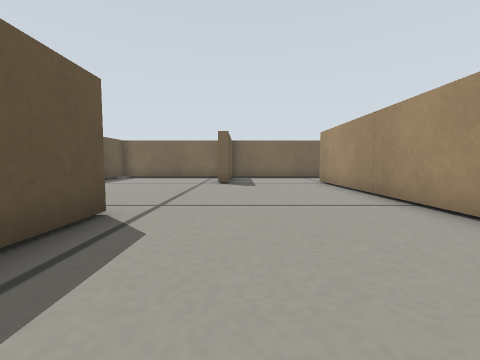
View 1 (above)

18 first-person views from a walk through a world built for the Gazebo simulator. The camera is 0.04 m above the floor, tilts 4° down and sees 90° across. The floor is counted in squares, 0.05 m on a side. Each view is taken from the middle of a square. On the plan, view 1 faces up. The plan holds only what a view shows up to about 9 squares ahead; the rest is blank.

View 2
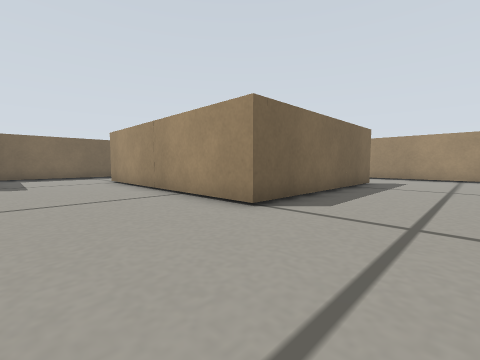

View 3
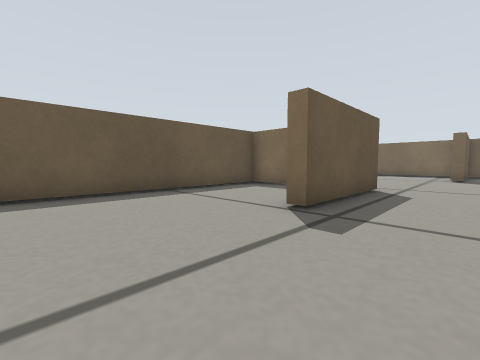

View 4
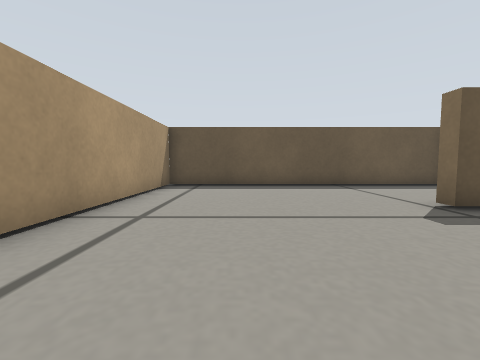

View 5
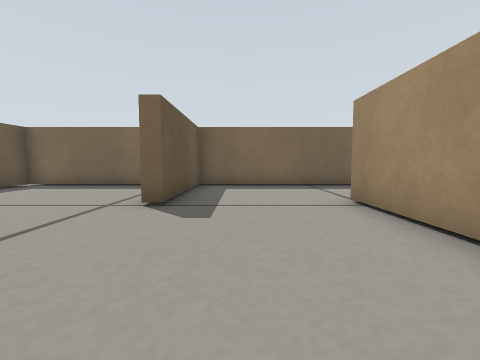

View 6
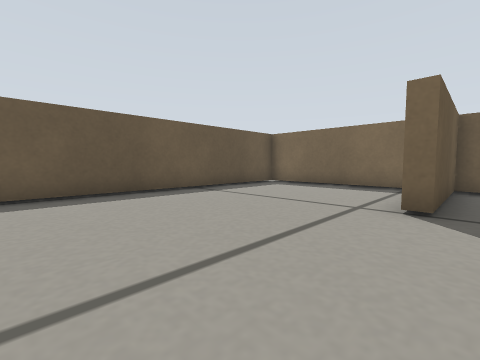

View 7
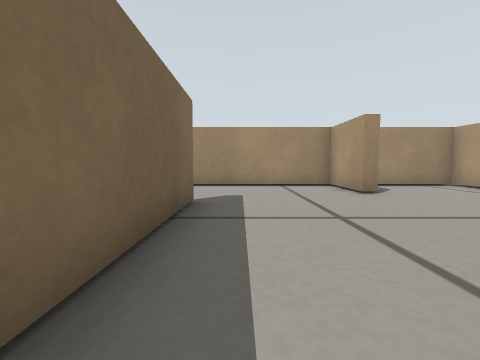

View 8
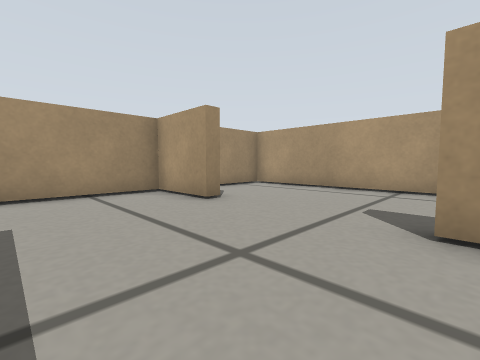

View 9
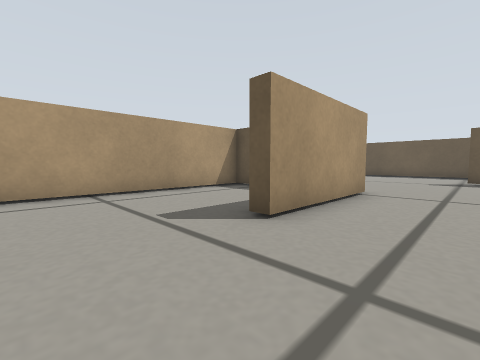

View 10
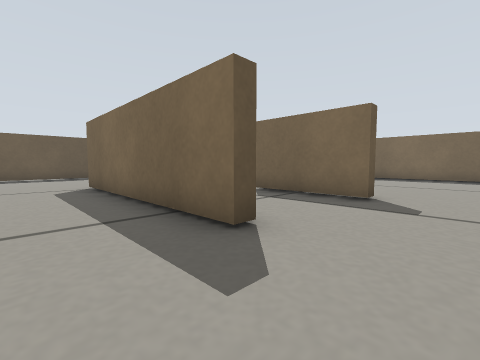

View 11
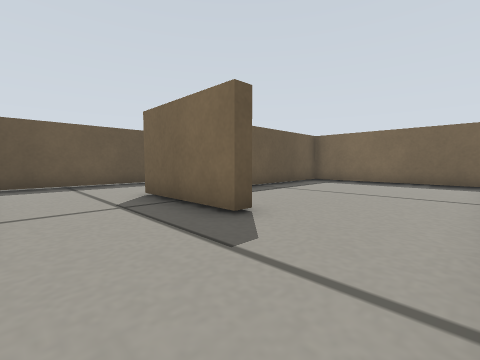

View 12
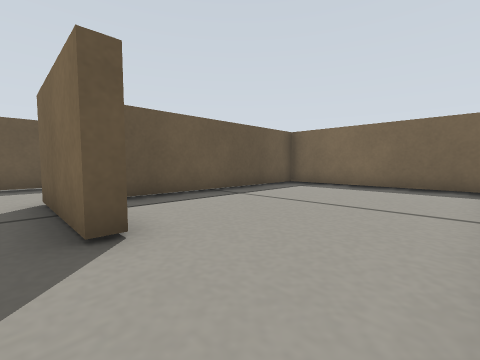

View 13
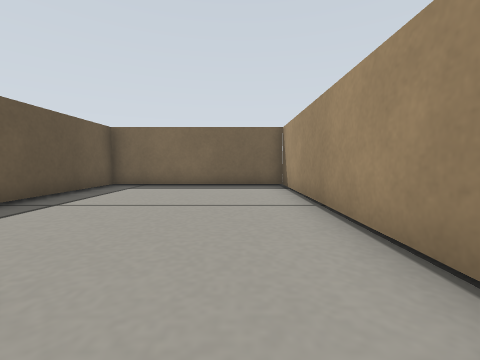

View 14
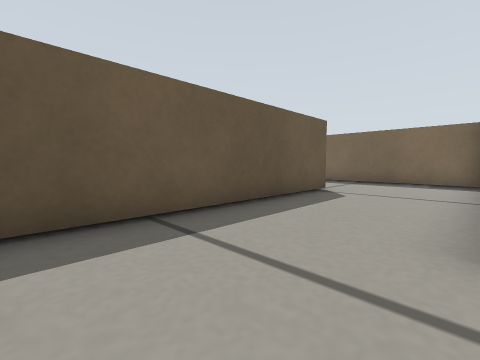

View 15
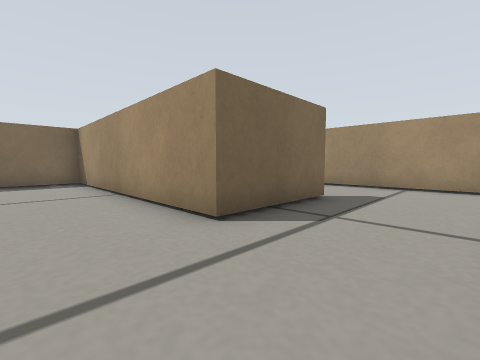

View 16
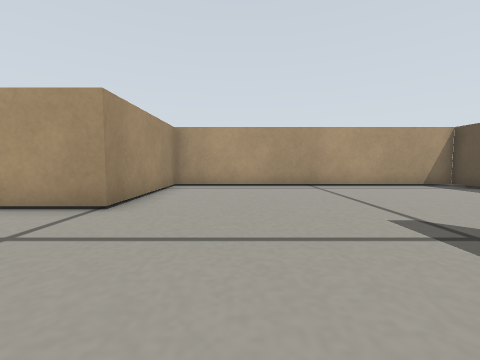

View 17
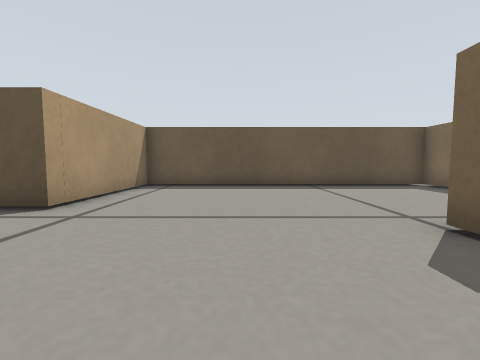

View 18
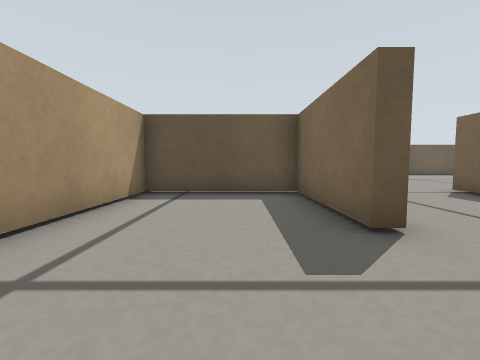

### Floor plan
Points are (right, up) in squares from view 1. A wall is a line through its corners. A room is listed if a view was taken in it or the views show most of it. See-through windows are left out.
Room 1 (views 1, 2, 3, 4, 5, 6, 7, 8, 9, 10, 11, 12, 13, 14, 15, 16, 17, 18)
walls: (9.9, 2.4) (9.9, 2) (3.3, 2) (3.3, 10); (10.3, 6) (10.3, 5.6) (7.1, 5.6) (7.1, 13.5) (-0.5, 13.5) (-0.5, 9.5) (-1, 9.5); (3.7, 10) (3.7, 2.9); (11.3, -2.6) (11.3, -2.1) (13.5, -2.1) (13.5, 13.5) (7.5, 13.5) (7.5, 6.9); (-4.9, 3.3) (-5.5, 3.3); (-6.5, 3) (-6.5, -6.5) (3.3, -6.5) (3.3, -2.1) (7.3, -2.1) (7.3, -2.5) (3.7, -2.5) (3.7, -6.5) (13.5, -6.5) (13.5, -3.9); (-1.5, 13.5) (-6.5, 13.5) (-6.5, 3.7) (-2.1, 3.7) (-2.1, -0.3) (-2.5, -0.3)

Where each view was taken, in squares from view 1:
view 1: 0 up, 0 right, facing up
view 2: 1 down, 0 right, facing up-right
view 3: 4 down, 0 right, facing up-left
view 4: 4 down, 2 right, facing left
view 5: 5 up, 1 right, facing up
view 6: 5 up, 0 right, facing up-left
view 7: 1 up, 5 right, facing right
view 8: 1 up, 7 right, facing down-right
view 9: 0 up, 10 right, facing down-left
view 10: 0 up, 12 right, facing up-left
view 11: 3 up, 13 right, facing up-left
view 12: 5 up, 13 right, facing up-left
view 13: 5 up, 12 right, facing up
view 14: 3 up, 7 right, facing up-left
view 15: 3 up, 5 right, facing up-right
view 16: 2 up, 1 right, facing down
view 17: 7 up, 2 right, facing left
view 18: 4 down, 10 right, facing left
